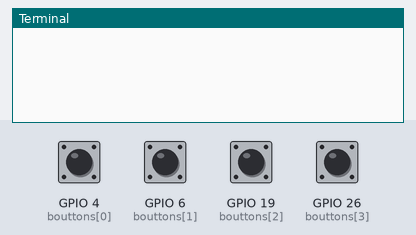
The program below on a simulated Raspberry Pi (BCM pin numbers). Parts: the last lines printed to the terminal. The test bench sets the inputs (shaded band); at power-on: GPIO 4 (bouttons[0]), GPIO 6 (bouttons[1]), GPIO 19 (bouttons[2]), GPIO 26 (bouttons[3]) HIGH.

Above: at 1.2 s.
1.3 s: GPIO 4 (bouttons[0]) pulled LOW for 0.15 s
At 2.2 s:
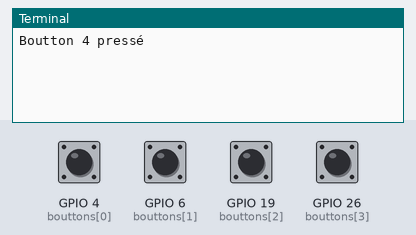
2.9 s: GPIO 6 (bouttons[1]) pulled LOW for 0.15 s
At 3.4 s:
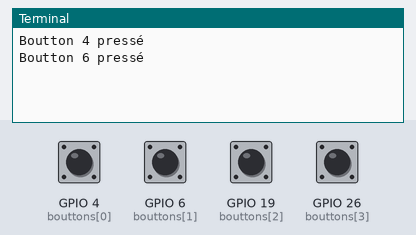
4.5 s: GPIO 19 (bouttons[2]) pulled LOW for 0.15 s
At 5.7 s:
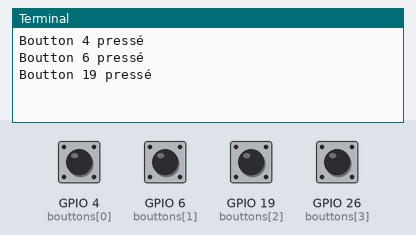
6.1 s: GPIO 26 (bouttons[3]) pulled LOW for 0.15 s
At 7.0 s:
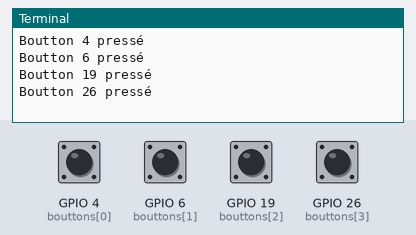
Timing chart, 0 to 8.7 s (numbered marks = the images above; inputs shaded):
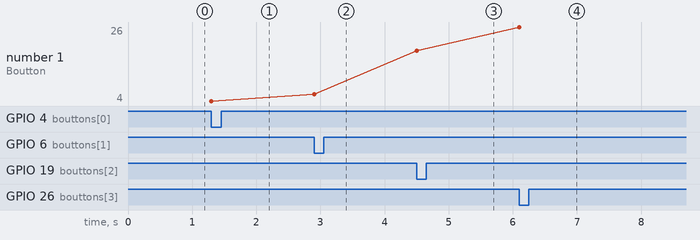

The program:

GPIO_2.py
```python
#!/usr/bin/env python
# -*- coding: utf-8 -*-


import RPi.GPIO as GPIO
import time

bouttons = [ 4, 6, 19, 26 ]

GPIO.setmode( GPIO.BCM )

for boutton in bouttons:
    GPIO.setup( boutton, GPIO.IN, pull_up_down=GPIO.PUD_UP )

try:
    while True:
        for boutton in bouttons:
            input_state = GPIO.input( boutton )
            if input_state == False:
                print( "Boutton %d pressé" % ( boutton ) )
                time.sleep( 0.2 )
except KeyboardInterrupt:
    pass

GPIO.cleanup()
```

Measured:
- after the input at 1.3 s, the terminal: prints a new line at once (image 1)
- after the input at 2.9 s, the terminal: prints a new line at once (image 2)
- after the input at 4.5 s, the terminal: prints a new line at once (image 3)
- after the input at 6.1 s, the terminal: prints a new line at once (image 4)
- plotted number 1: 4 → 6 after the input at 2.9 s, 6 → 19 after the input at 4.5 s, 19 → 26 after the input at 6.1 s
